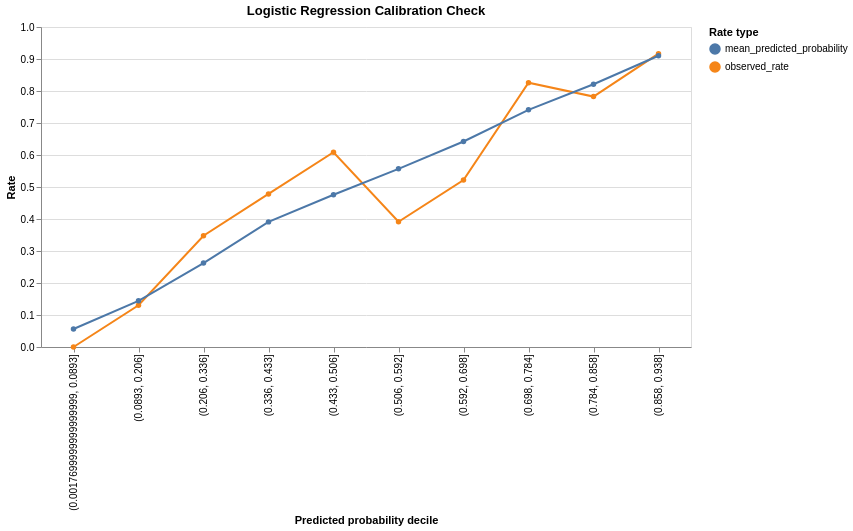

The notebook cell saved with this chart:
### Code cell
calibration_long = calibration_summary.melt(
    id_vars=["prob_decile", "n"],
    value_vars=["observed_rate", "mean_predicted_probability"],
    var_name="rate_type",
    value_name="rate",
)
calibration_long["prob_decile"] = calibration_long["prob_decile"].astype(str)

alt.Chart(calibration_long).mark_line(point=True).encode(
    x=alt.X("prob_decile:N", title="Predicted probability decile"),
    y=alt.Y("rate:Q", title="Rate", scale=alt.Scale(domain=[0, 1])),
    color=alt.Color("rate_type:N", title="Rate type"),
    tooltip=["prob_decile:N", "rate_type:N", "rate:Q", "n:Q"],
).properties(
    title="Logistic Regression Calibration Check",
    width=650,
    height=320,
)

### Figure 1 — Vega-Lite specification as saved in the notebook (floating-point values rounded to 4 significant figures)
{"config": {"view": {"continuousWidth": 300, "continuousHeight": 300}}, "data": {"name": "data-f18a658cebc205c33713ec929d40257a"}, "mark": {"type": "line", "point": true}, "encoding": {"color": {"field": "rate_type", "title": "Rate type", "type": "nominal"}, "tooltip": [{"field": "prob_decile", "type": "nominal"}, {"field": "rate_type", "type": "nominal"}, {"field": "rate", "type": "quantitative"}, {"field": "n", "type": "quantitative"}], "x": {"field": "prob_decile", "title": "Predicted probability decile", "type": "nominal"}, "y": {"field": "rate", "scale": {"domain": [0, 1]}, "title": "Rate", "type": "quantitative"}}, "height": 320, "title": "Logistic Regression Calibration Check", "width": 650, "$schema": "https://vega.github.io/schema/vega-lite/v6.1.0.json", "datasets": {"data-f18a658cebc205c33713ec929d40257a": [{"prob_decile": "(0.0017699999999999999, 0.0893]", "n": 24, "rate_type": "observed_rate", "rate": 0.0}, {"prob_decile": "(0.0893, 0.206]", "n": 23, "rate_type": "observed_rate", "rate": 0.1304}, {"prob_decile": "(0.206, 0.336]", "n": 23, "rate_type": "observed_rate", "rate": 0.3478}, {"prob_decile": "(0.336, 0.433]", "n": 23, "rate_type": "observed_rate", "rate": 0.4783}, {"prob_decile": "(0.433, 0.506]", "n": 23, "rate_type": "observed_rate", "rate": 0.6087}, {"prob_decile": "(0.506, 0.592]", "n": 23, "rate_type": "observed_rate", "rate": 0.3913}, {"prob_decile": "(0.592, 0.698]", "n": 23, "rate_type": "observed_rate", "rate": 0.5217}, {"prob_decile": "(0.698, 0.784]", "n": 23, "rate_type": "observed_rate", "rate": 0.8261}, {"prob_decile": "(0.784, 0.858]", "n": 23, "rate_type": "observed_rate", "rate": 0.7826}, {"prob_decile": "(0.858, 0.938]", "n": 24, "rate_type": "observed_rate", "rate": 0.9167}, {"prob_decile": "(0.0017699999999999999, 0.0893]", "n": 24, "rate_type": "mean_predicted_probability", "rate": 0.0563}, {"prob_decile": "(0.0893, 0.206]", "n": 23, "rate_type": "mean_predicted_probability", "rate": 0.1444}, {"prob_decile": "(0.206, 0.336]", "n": 23, "rate_type": "mean_predicted_probability", "rate": 0.2624}, {"prob_decile": "(0.336, 0.433]", "n": 23, "rate_type": "mean_predicted_probability", "rate": 0.391}, {"prob_decile": "(0.433, 0.506]", "n": 23, "rate_type": "mean_predicted_probability", "rate": 0.4757}, {"prob_decile": "(0.506, 0.592]", "n": 23, "rate_type": "mean_predicted_probability", "rate": 0.5567}, {"prob_decile": "(0.592, 0.698]", "n": 23, "rate_type": "mean_predicted_probability", "rate": 0.6423}, {"prob_decile": "(0.698, 0.784]", "n": 23, "rate_type": "mean_predicted_probability", "rate": 0.7413}, {"prob_decile": "(0.784, 0.858]", "n": 23, "rate_type": "mean_predicted_probability", "rate": 0.8212}, {"prob_decile": "(0.858, 0.938]", "n": 24, "rate_type": "mean_predicted_probability", "rate": 0.9102}]}}
